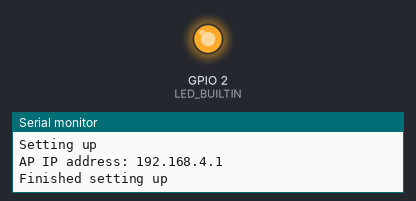
A sketch run on a simulated ESP8266 (NodeMCU). Shown: output pins drawn as LEDs (lit = HIGH, except the on-board LED, lit = LOW), the last lines printed to the serial monitor. WiFi joins after 1.5 s; servers stay silent unless stated.

Above: at 0.2 s.
At 62.3 s:
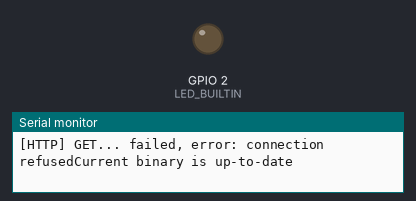
Timing chart, 0 to 66.3 s (numbered marks = the images above):
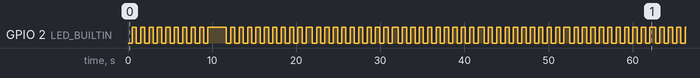

The sketch:

esp_ota_basic.ino
```cpp
#include <Arduino.h>
#include "src/EspOtaPoc.h"

EspOtaPoc Ota("robot001", "test_ota7.bin");

int ledState = LOW;
const long blinkWaitInterval = 500;

void setup() {
  Serial.begin(115200);
  Serial.println("Setting up");

  Ota.setupOta();
  pinMode(LED_BUILTIN, OUTPUT);

  Serial.println("Finished setting up");
}


void loop() {
  Ota.handleLoop();

  digitalWrite(LED_BUILTIN, LOW);
  delay(blinkWaitInterval);
  digitalWrite(LED_BUILTIN, HIGH);
  delay(blinkWaitInterval);
}
```

EspOtaPoc.cpp
```cpp
#include <Arduino.h>
#include <ESP8266WiFi.h>
#include <WiFiClientSecure.h>
#include <ESP8266WiFiMulti.h>
#include <ESP8266HTTPClient.h>
#include <ESP8266httpUpdate.h>
#include <ESP8266WebServer.h>
#include "EspOtaPoc.h"

String RobotId;
String _currentBinary;
String _latestBinary;

EspOtaPoc::EspOtaPoc(String robotId, String currentBinary)
{
	RobotId = robotId;
	_currentBinary = currentBinary;
	_latestBinary = currentBinary;
}


char accessPointSSID[30] = "";
char accessPointKey[30] = "";

unsigned long previousMillis = 0;
const long interval = 10000;

const char fingerprint[] PROGMEM = "2bb36b4815c37e5fd6ae05ffd8d8d5897a4a4834";
const String binaryLocation = "https://esp-ota-binaries.s3-us-east-2.amazonaws.com/binaries";

ESP8266WiFiMulti WiFiMulti;
ESP8266WebServer server(80);
WiFiClientSecure client;

void setupWifiStationMode(){
  WiFi.mode(WIFI_STA);

  if(accessPointSSID[0] != '\0') {
    Serial.printf("Adding Access Point with SSID: ");
    Serial.println(accessPointSSID);
    WiFiMulti.addAP(accessPointSSID, accessPointKey);
  }
}

const char *page =
  "<h1>You are connected to robot001</h1>"
  "<form method='post' enctype='application/x-www-form-urlencoded' action='postform/'>"
    "<input type='text' name='SSID' >"
    "<input type='text' name='Key' >"
    "<input type='submit' value='Submit'>"
  "</form>";

// http://192.168.4.1
void handleRoot() {
  server.send(200, "text/html", page);
}

void handleForm() {
  if (server.method() != HTTP_POST) {
    server.send(405, "text/plain", "Method Not Allowed");
  } else {
    WiFi.disconnect();
    server.arg(0).toCharArray(accessPointSSID, 30);
    server.arg(1).toCharArray(accessPointKey, 30);
    WiFiMulti.addAP(accessPointSSID, accessPointKey);

    String message = "Connected!";
    server.send(200, "text/plain", message);
  }
}

void setupWifiAccessPointMode(){
  WiFi.softAP(RobotId);
  IPAddress myIP = WiFi.softAPIP();
  Serial.print("AP IP address: ");
  Serial.println(myIP);
  server.on("/", handleRoot);
  server.on("/postform/", handleForm);
  server.begin();
}

void setupWifiClient(){
  client.setFingerprint(fingerprint); // Set the SSL fingerprint for HTTPS S3 file downloads
}

void EspOtaPoc::setupOta(){
	setupWifiStationMode();
	setupWifiAccessPointMode();
	setupWifiClient();
}

void checkForUpdates(){
	Serial.println("Time elapsed");

	HTTPClient http;
	Serial.println("Getting latest id from: " + binaryLocation + "/" + RobotId + "/latest.txt");
	if (http.begin(client, binaryLocation + "/" + RobotId + "/latest.txt")) {
		int httpCode = http.GET();
		if (httpCode > 0) {
			// file found at server
			if (httpCode == HTTP_CODE_OK || httpCode == HTTP_CODE_MOVED_PERMANENTLY) {
			_latestBinary = http.getString();
			Serial.print("Latest binary: ");
			Serial.println(_latestBinary);
			}
		} else {
			Serial.printf("[HTTP] GET... failed, error: %s", http.errorToString(httpCode).c_str());
		}
	} else {
		Serial.printf("[HTTP} Unable to connect");
	}
	http.end();

	if (_currentBinary != _latestBinary) {
		Serial.println("Proceed to update to latest binary");

		t_httpUpdate_return ret = ESPhttpUpdate.update(client, binaryLocation + "/" + RobotId + "/" + _latestBinary);
		switch (ret) {
			case HTTP_UPDATE_FAILED:
			Serial.printf("HTTP_UPDATE_FAILD Error (%d): %s", ESPhttpUpdate.getLastError(), ESPhttpUpdate.getLastErrorString().c_str());
			break;

			case HTTP_UPDATE_NO_UPDATES:
			Serial.println("HTTP_UPDATE_NO_UPDATES");
			break;

			case HTTP_UPDATE_OK:
			Serial.println("HTTP_UPDATE_OK");
			break;
		}
	} else {
		Serial.println("Current binary is up-to-date");
	}

}

void EspOtaPoc::handleLoop(){
	server.handleClient();
	unsigned long currentMillis = millis();
	if (currentMillis - previousMillis >= interval && WiFiMulti.run() == WL_CONNECTED) {
		checkForUpdates();
		previousMillis = millis();
	}
}
```

EspOtaPoc.h
```cpp
/*
	Library containing stuff for updating ESP OTA
*/
#ifndef EspOtaPoc_h
#define EspOtaPoc_h

#include <Arduino.h>
#include <ESP8266WiFi.h>
#include <WiFiClientSecure.h>
#include <ESP8266WiFiMulti.h>
#include <ESP8266HTTPClient.h>
#include <ESP8266httpUpdate.h>
#include <ESP8266WebServer.h>

class EspOtaPoc {
	public:
		EspOtaPoc(String robotId, String currentBinary);
		void setupOta();
		void handleLoop();
};

#endif
```

Measured:
- by itself, GPIO 2 (LED_BUILTIN): moves between LOW and HIGH, repeating every 51.0 s
- by itself, everything shown: repeats every 51.0 s, in 100 steps
